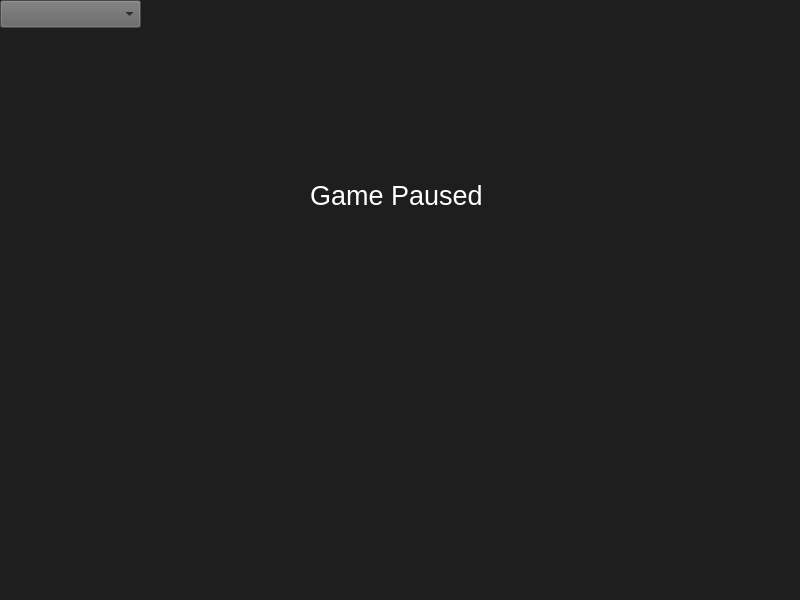
<?xml version="1.0" encoding="UTF-8"?>
<ui version="4.0">
 <class>GameWindow</class>
 <widget class="QMainWindow" name="GameWindow">
  <property name="geometry">
   <rect>
    <x>0</x>
    <y>0</y>
    <width>800</width>
    <height>600</height>
   </rect>
  </property>
  <property name="windowTitle">
   <string>Space Factory!</string>
  </property>
  <property name="windowOpacity">
   <double>1.000000000000000</double>
  </property>
  <widget class="QWidget" name="centralwidget">
   <property name="styleSheet">
    <string notr="true">#centralwidget{    
	background-color: rgb(30, 30, 30);
}</string>
   </property>
   <widget class="QComboBox" name="gameMenu">
    <property name="geometry">
     <rect>
      <x>0</x>
      <y>0</y>
      <width>141</width>
      <height>28</height>
     </rect>
    </property>
    <property name="autoFillBackground">
     <bool>false</bool>
    </property>
    <property name="styleSheet">
     <string notr="true">background-color: rgb(99, 99, 99);</string>
    </property>
   </widget>
   <widget class="QLabel" name="lblPaused">
    <property name="geometry">
     <rect>
      <x>310</x>
      <y>170</y>
      <width>201</width>
      <height>51</height>
     </rect>
    </property>
    <property name="font">
     <font>
      <pointsize>20</pointsize>
     </font>
    </property>
    <property name="styleSheet">
     <string notr="true">color: rgb(255, 255, 255);</string>
    </property>
    <property name="text">
     <string>Game Paused</string>
    </property>
   </widget>
  </widget>
 </widget>
 <resources/>
 <connections/>
</ui>
